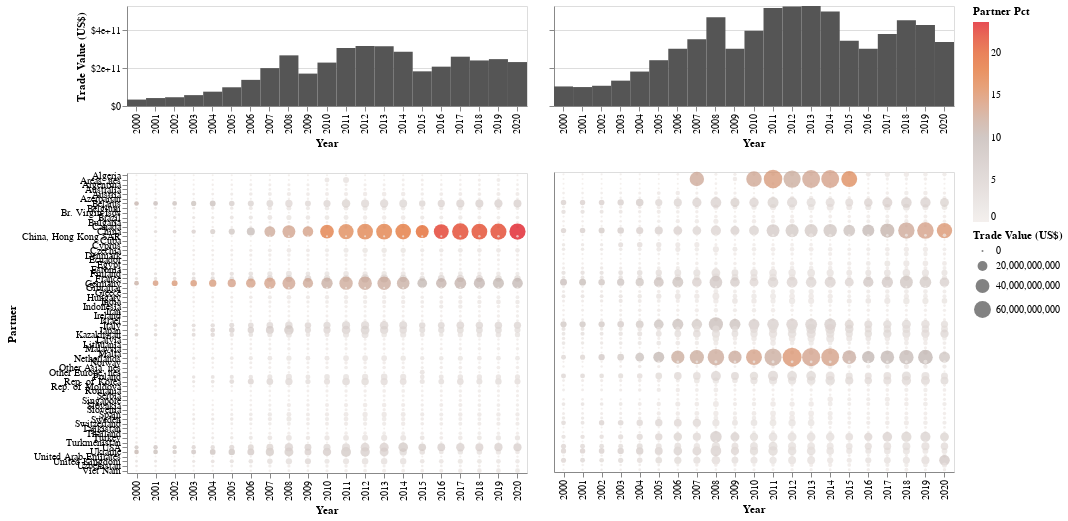

Source (notebook cell):
### Code cell
domain_world = (
    0,
    subdata.loc[
        (subdata['Trade Flow'].isin(['Import', 'Export'])) & (subdata.Partner == "World"),
        'Trade Value (US$)'
    ].max()
)

domain_partners = (
    0,
    subdata.loc[
        (subdata['Trade Flow'].isin(['Import', 'Export'])) & (subdata.Partner != "World"),
        'Trade Value (US$)'
    ].max()
)

print(domain_world)
print(domain_partners)

import_world = alt.Chart(
    subdata.loc[
        (subdata['Trade Flow'] == 'Import') & (subdata.Partner == "World")
    ]
).mark_rect(color="#555555").encode(
    alt.X('Year:O'),
    alt.Y(
        'Trade Value (US$):Q',
        scale=alt.Scale(domain=domain_world),
        axis=alt.Axis(format="$")),
    #color='Trade Value (US$)'
).properties(
    height=100
)

export_world = alt.Chart(
    subdata.loc[
        (subdata['Trade Flow'] == 'Export') & (subdata.Partner == "World")
    ]
).mark_rect(color="#555555").encode(
    alt.X('Year:O'),
    alt.Y(
        'Trade Value (US$)',
        scale=alt.Scale(domain=domain_world),
        axis=alt.Axis(labels=False, title=None)
    ),
    #color='Trade Value (US$)'
).properties(
    height=100
)

import_partners = alt.Chart(
    subdata.loc[
        (subdata['Trade Flow'] == 'Import') & (subdata.Partner != "World")
    ]
).mark_circle().encode(
    alt.X('Year:O'),
    alt.Y('Partner:O'),
    size=alt.Size('Trade Value (US$)', scale=alt.Scale(domain=domain_partners)),
    color=alt.Color('Partner Pct', scale=alt.Scale(scheme='lightgreyred')),
    tooltip=['Trade Flow', 'Year', 'Partner', 'Trade Value (US$)', 'Partner Pct']
).interactive()

export_partners = alt.Chart(
    subdata.loc[
        (subdata['Trade Flow'] == 'Export') & (subdata.Partner != "World")
    ]
).mark_circle().encode(
    alt.X('Year:O'),
    alt.Y('Partner:O', axis=alt.Axis(labels=False, ticks=False, title=None)),
    size=alt.Size('Trade Value (US$)', scale=alt.Scale(domain=domain_partners)),
    color=alt.Color('Partner Pct', scale=alt.Scale(scheme='lightgreyred')),
    tooltip=['Trade Flow', 'Year', 'Partner', 'Trade Value (US$)', 'Partner Pct']
).interactive()

alt.hconcat(
    alt.vconcat(import_world, import_partners),
    alt.vconcat(export_world, export_partners)
)

### Figure 1 — Vega-Lite specification as saved in the notebook (floating-point values rounded to 4 significant figures; data arrays with more than 128 entries replaced by an {"elided": "..."} marker saying what was removed)
{"$schema": "https://vega.github.io/schema/vega-lite/v3.2.1.json", "config": {"mark": {"tooltip": null}, "view": {"height": 300, "width": 400}}, "datasets": {"data-4c3752e205b2f4028ee00531b224eb89": [{"Commodity": "ALL COMMODITIES", "Commodity Code": "TOTAL", "Partner": "World", "Partner Code": 0, "Partner ISO": "WLD", "Partner Pct": 100, "Reporter": "Russian Federation", "Reporter Code": 643, "Reporter ISO": "RUS", "Trade Flow": "Import", "Trade Value (US$)": 33880091843, "Year": 2000}, {"Commodity": "ALL COMMODITIES", "Commodity Code": "TOTAL", "Partner": "World", "Partner Code": 0, "Partner ISO": "WLD", "Partner Pct": 100, "Reporter": "Russian Federation", "Reporter Code": 643, "Reporter ISO": "RUS", "Trade Flow": "Import", "Trade Value (US$)": 41865361958, "Year": 2001}, {"Commodity": "ALL COMMODITIES", "Commodity Code": "TOTAL", "Partner": "World", "Partner Code": 0, "Partner ISO": "WLD", "Partner Pct": 100, "Reporter": "Russian Federation", "Reporter Code": 643, "Reporter ISO": "RUS", "Trade Flow": "Import", "Trade Value (US$)": 46176985039, "Year": 2002}, {"Commodity": "ALL COMMODITIES", "Commodity Code": "TOTAL", "Partner": "World", "Partner Code": 0, "Partner ISO": "WLD", "Partner Pct": 100, "Reporter": "Russian Federation", "Reporter Code": 643, "Reporter ISO": "RUS", "Trade Flow": "Import", "Trade Value (US$)": 57345988014, "Year": 2003}, {"Commodity": "ALL COMMODITIES", "Commodity Code": "TOTAL", "Partner": "World", "Partner Code": 0, "Partner ISO": "WLD", "Partner Pct": 100, "Reporter": "Russian Federation", "Reporter Code": 643, "Reporter ISO": "RUS", "Trade Flow": "Import", "Trade Value (US$)": 75569014526, "Year": 2004}, {"Commodity": "ALL COMMODITIES", "Commodity Code": "TOTAL", "Partner": "World", "Partner Code": 0, "Partner ISO": "WLD", "Partner Pct": 100, "Reporter": "Russian Federation", "Reporter Code": 643, "Reporter ISO": "RUS", "Trade Flow": "Import", "Trade Value (US$)": 98707255772, "Year": 2005}, {"Commodity": "ALL COMMODITIES", "Commodity Code": "TOTAL", "Partner": "World", "Partner Code": 0, "Partner ISO": "WLD", "Partner Pct": 100, "Reporter": "Russian Federation", "Reporter Code": 643, "Reporter ISO": "RUS", "Trade Flow": "Import", "Trade Value (US$)": 137811059897, "Year": 2006}, {"Commodity": "All Commodities", "Commodity Code": "TOTAL", "Partner": "World", "Partner Code": 0, "Partner ISO": "WLD", "Partner Pct": 100, "Reporter": "Russian Federation", "Reporter Code": 643, "Reporter ISO": "RUS", "Trade Flow": "Import", "Trade Value (US$)": 199725954506, "Year": 2007}, {"Commodity": "All Commodities", "Commodity Code": "TOTAL", "Partner": "World", "Partner Code": 0, "Partner ISO": "WLD", "Partner Pct": 100, "Reporter": "Russian Federation", "Reporter Code": 643, "Reporter ISO": "RUS", "Trade Flow": "Import", "Trade Value (US$)": 267051243546, "Year": 2008}, {"Commodity": "All Commodities", "Commodity Code": "TOTAL", "Partner": "World", "Partner Code": 0, "Partner ISO": "WLD", "Partner Pct": 100, "Reporter": "Russian Federation", "Reporter Code": 643, "Reporter ISO": "RUS", "Trade Flow": "Import", "Trade Value (US$)": 170826590309, "Year": 2009}, {"Commodity": "All Commodities", "Commodity Code": "TOTAL", "Partner": "World", "Partner Code": 0, "Partner ISO": "WLD", "Partner Pct": 100, "Reporter": "Russian Federation", "Reporter Code": 643, "Reporter ISO": "RUS", "Trade Flow": "Import", "Trade Value (US$)": 228911658149, "Year": 2010}, {"Commodity": "All Commodities", "Commodity Code": "TOTAL", "Partner": "World", "Partner Code": 0, "Partner ISO": "WLD", "Partner Pct": 100, "Reporter": "Russian Federation", "Reporter Code": 643, "Reporter ISO": "RUS", "Trade Flow": "Import", "Trade Value (US$)": 306091490306, "Year": 2011}, {"Commodity": "All Commodities", "Commodity Code": "TOTAL", "Partner": "World", "Partner Code": 0, "Partner ISO": "WLD", "Partner Pct": 100, "Reporter": "Russian Federation", "Reporter Code": 643, "Reporter ISO": "RUS", "Trade Flow": "Import", "Trade Value (US$)": 316192918041, "Year": 2012}, {"Commodity": "All Commodities", "Commodity Code": "TOTAL", "Partner": "World", "Partner Code": 0, "Partner ISO": "WLD", "Partner Pct": 100, "Reporter": "Russian Federation", "Reporter Code": 643, "Reporter ISO": "RUS", "Trade Flow": "Import", "Trade Value (US$)": 314945094987, "Year": 2013}, {"Commodity": "All Commodities", "Commodity Code": "TOTAL", "Partner": "World", "Partner Code": 0, "Partner ISO": "WLD", "Partner Pct": 100, "Reporter": "Russian Federation", "Reporter Code": 643, "Reporter ISO": "RUS", "Trade Flow": "Import", "Trade Value (US$)": 286648776878, "Year": 2014}, {"Commodity": "All Commodities", "Commodity Code": "TOTAL", "Partner": "World", "Partner Code": 0, "Partner ISO": "WLD", "Partner Pct": 100, "Reporter": "Russian Federation", "Reporter Code": 643, "Reporter ISO": "RUS", "Trade Flow": "Import", "Trade Value (US$)": 182781964814, "Year": 2015}, {"Commodity": "All Commodities", "Commodity Code": "TOTAL", "Partner": "World", "Partner Code": 0, "Partner ISO": "WLD", "Partner Pct": 100, "Reporter": "Russian Federation", "Reporter Code": 643, "Reporter ISO": "RUS", "Trade Flow": "Import", "Trade Value (US$)": 207440504392, "Year": 2016}, {"Commodity": "All Commodities", "Commodity Code": "TOTAL", "Partner": "World", "Partner Code": 0, "Partner ISO": "WLD", "Partner Pct": 100, "Reporter": "Russian Federation", "Reporter Code": 643, "Reporter ISO": "RUS", "Trade Flow": "Import", "Trade Value (US$)": 259966680280, "Year": 2017}, {"Commodity": "All Commodities", "Commodity Code": "TOTAL", "Partner": "World", "Partner Code": 0, "Partner ISO": "WLD", "Partner Pct": 100, "Reporter": "Russian Federation", "Reporter Code": 643, "Reporter ISO": "RUS", "Trade Flow": "Import", "Trade Value (US$)": 240225755863, "Year": 2018}, {"Commodity": "All Commodities", "Commodity Code": "TOTAL", "Partner": "World", "Partner Code": 0, "Partner ISO": "WLD", "Partner Pct": 100, "Reporter": "Russian Federation", "Reporter Code": 643, "Reporter ISO": "RUS", "Trade Flow": "Import", "Trade Value (US$)": 247161342900, "Year": 2019}, {"Commodity": "All Commodities", "Commodity Code": "TOTAL", "Partner": "World", "Partner Code": 0, "Partner ISO": "WLD", "Partner Pct": 100, "Reporter": "Russian Federation", "Reporter Code": 643, "Reporter ISO": "RUS", "Trade Flow": "Import", "Trade Value (US$)": 231664185408, "Year": 2020}], "data-6659565c2152c0debd013bab0a5fd9af": [{"Commodity": "ALL COMMODITIES", "Commodity Code": "TOTAL", "Partner": "World", "Partner Code": 0, "Partner ISO": "WLD", "Partner Pct": 100, "Reporter": "Russian Federation", "Reporter Code": 643, "Reporter ISO": "RUS", "Trade Flow": "Export", "Trade Value (US$)": 103092748421, "Year": 2000}, {"Commodity": "ALL COMMODITIES", "Commodity Code": "TOTAL", "Partner": "World", "Partner Code": 0, "Partner ISO": "WLD", "Partner Pct": 100, "Reporter": "Russian Federation", "Reporter Code": 643, "Reporter ISO": "RUS", "Trade Flow": "Export", "Trade Value (US$)": 99868397027, "Year": 2001}, {"Commodity": "ALL COMMODITIES", "Commodity Code": "TOTAL", "Partner": "World", "Partner Code": 0, "Partner ISO": "WLD", "Partner Pct": 100, "Reporter": "Russian Federation", "Reporter Code": 643, "Reporter ISO": "RUS", "Trade Flow": "Export", "Trade Value (US$)": 106691997872, "Year": 2002}, {"Commodity": "ALL COMMODITIES", "Commodity Code": "TOTAL", "Partner": "World", "Partner Code": 0, "Partner ISO": "WLD", "Partner Pct": 100, "Reporter": "Russian Federation", "Reporter Code": 643, "Reporter ISO": "RUS", "Trade Flow": "Export", "Trade Value (US$)": 133655685163, "Year": 2003}, {"Commodity": "ALL COMMODITIES", "Commodity Code": "TOTAL", "Partner": "World", "Partner Code": 0, "Partner ISO": "WLD", "Partner Pct": 100, "Reporter": "Russian Federation", "Reporter Code": 643, "Reporter ISO": "RUS", "Trade Flow": "Export", "Trade Value (US$)": 181600379150, "Year": 2004}, {"Commodity": "ALL COMMODITIES", "Commodity Code": "TOTAL", "Partner": "World", "Partner Code": 0, "Partner ISO": "WLD", "Partner Pct": 100, "Reporter": "Russian Federation", "Reporter Code": 643, "Reporter ISO": "RUS", "Trade Flow": "Export", "Trade Value (US$)": 241451656882, "Year": 2005}, {"Commodity": "ALL COMMODITIES", "Commodity Code": "TOTAL", "Partner": "World", "Partner Code": 0, "Partner ISO": "WLD", "Partner Pct": 100, "Reporter": "Russian Federation", "Reporter Code": 643, "Reporter ISO": "RUS", "Trade Flow": "Export", "Trade Value (US$)": 301550665536, "Year": 2006}, {"Commodity": "All Commodities", "Commodity Code": "TOTAL", "Partner": "World", "Partner Code": 0, "Partner ISO": "WLD", "Partner Pct": 100, "Reporter": "Russian Federation", "Reporter Code": 643, "Reporter ISO": "RUS", "Trade Flow": "Export", "Trade Value (US$)": 352266398771, "Year": 2007}, {"Commodity": "All Commodities", "Commodity Code": "TOTAL", "Partner": "World", "Partner Code": 0, "Partner ISO": "WLD", "Partner Pct": 100, "Reporter": "Russian Federation", "Reporter Code": 643, "Reporter ISO": "RUS", "Trade Flow": "Export", "Trade Value (US$)": 467993954576, "Year": 2008}, {"Commodity": "All Commodities", "Commodity Code": "TOTAL", "Partner": "World", "Partner Code": 0, "Partner ISO": "WLD", "Partner Pct": 100, "Reporter": "Russian Federation", "Reporter Code": 643, "Reporter ISO": "RUS", "Trade Flow": "Export", "Trade Value (US$)": 301796058824, "Year": 2009}, {"Commodity": "All Commodities", "Commodity Code": "TOTAL", "Partner": "World", "Partner Code": 0, "Partner ISO": "WLD", "Partner Pct": 100, "Reporter": "Russian Federation", "Reporter Code": 643, "Reporter ISO": "RUS", "Trade Flow": "Export", "Trade Value (US$)": 397067520996, "Year": 2010}, {"Commodity": "All Commodities", "Commodity Code": "TOTAL", "Partner": "World", "Partner Code": 0, "Partner ISO": "WLD", "Partner Pct": 100, "Reporter": "Russian Federation", "Reporter Code": 643, "Reporter ISO": "RUS", "Trade Flow": "Export", "Trade Value (US$)": 516992618221, "Year": 2011}, {"Commodity": "All Commodities", "Commodity Code": "TOTAL", "Partner": "World", "Partner Code": 0, "Partner ISO": "WLD", "Partner Pct": 100, "Reporter": "Russian Federation", "Reporter Code": 643, "Reporter ISO": "RUS", "Trade Flow": "Export", "Trade Value (US$)": 524766420613, "Year": 2012}, {"Commodity": "All Commodities", "Commodity Code": "TOTAL", "Partner": "World", "Partner Code": 0, "Partner ISO": "WLD", "Partner Pct": 100, "Reporter": "Russian Federation", "Reporter Code": 643, "Reporter ISO": "RUS", "Trade Flow": "Export", "Trade Value (US$)": 527265918851, "Year": 2013}, {"Commodity": "All Commodities", "Commodity Code": "TOTAL", "Partner": "World", "Partner Code": 0, "Partner ISO": "WLD", "Partner Pct": 100, "Reporter": "Russian Federation", "Reporter Code": 643, "Reporter ISO": "RUS", "Trade Flow": "Export", "Trade Value (US$)": 497833528848, "Year": 2014}, {"Commodity": "All Commodities", "Commodity Code": "TOTAL", "Partner": "World", "Partner Code": 0, "Partner ISO": "WLD", "Partner Pct": 100, "Reporter": "Russian Federation", "Reporter Code": 643, "Reporter ISO": "RUS", "Trade Flow": "Export", "Trade Value (US$)": 343907651828, "Year": 2015}, {"Commodity": "All Commodities", "Commodity Code": "TOTAL", "Partner": "World", "Partner Code": 0, "Partner ISO": "WLD", "Partner Pct": 100, "Reporter": "Russian Federation", "Reporter Code": 643, "Reporter ISO": "RUS", "Trade Flow": "Export", "Trade Value (US$)": 301780443386, "Year": 2016}, {"Commodity": "All Commodities", "Commodity Code": "TOTAL", "Partner": "World", "Partner Code": 0, "Partner ISO": "WLD", "Partner Pct": 100, "Reporter": "Russian Federation", "Reporter Code": 643, "Reporter ISO": "RUS", "Trade Flow": "Export", "Trade Value (US$)": 379206606018, "Year": 2017}, {"Commodity": "All Commodities", "Commodity Code": "TOTAL", "Partner": "World", "Partner Code": 0, "Partner ISO": "WLD", "Partner Pct": 100, "Reporter": "Russian Federation", "Reporter Code": 643, "Reporter ISO": "RUS", "Trade Flow": "Export", "Trade Value (US$)": 451494828173, "Year": 2018}, {"Commodity": "All Commodities", "Commodity Code": "TOTAL", "Partner": "World", "Partner Code": 0, "Partner ISO": "WLD", "Partner Pct": 100, "Reporter": "Russian Federation", "Reporter Code": 643, "Reporter ISO": "RUS", "Trade Flow": "Export", "Trade Value (US$)": 426720332660, "Year": 2019}, {"Commodity": "All Commodities", "Commodity Code": "TOTAL", "Partner": "World", "Partner Code": 0, "Partner ISO": "WLD", "Partner Pct": 100, "Reporter": "Russian Federation", "Reporter Code": 643, "Reporter ISO": "RUS", "Trade Flow": "Export", "Trade Value (US$)": 337103969588, "Year": 2020}], "data-b7f37d36d0833b712741aeb81a31a31d": {"elided": "1327 records"}, "data-c22df984ddcd691cf269f31875a94ace": {"elided": "1323 records"}}, "hconcat": [{"vconcat": [{"data": {"name": "data-4c3752e205b2f4028ee00531b224eb89"}, "encoding": {"x": {"field": "Year", "type": "ordinal"}, "y": {"axis": {"format": "$"}, "field": "Trade Value (US$)", "scale": {"domain": [0, 527265918851]}, "type": "quantitative"}}, "height": 100, "mark": {"color": "#555555", "type": "rect"}}, {"data": {"name": "data-b7f37d36d0833b712741aeb81a31a31d"}, "encoding": {"color": {"field": "Partner Pct", "scale": {"scheme": "lightgreyred"}, "type": "quantitative"}, "size": {"field": "Trade Value (US$)", "scale": {"domain": [0, 76036013738]}, "type": "quantitative"}, "tooltip": [{"field": "Trade Flow", "type": "nominal"}, {"field": "Year", "type": "quantitative"}, {"field": "Partner", "type": "nominal"}, {"field": "Trade Value (US$)", "type": "quantitative"}, {"field": "Partner Pct", "type": "quantitative"}], "x": {"field": "Year", "type": "ordinal"}, "y": {"field": "Partner", "type": "ordinal"}}, "mark": "circle", "selection": {"selector003": {"bind": "scales", "encodings": ["x", "y"], "type": "interval"}}}]}, {"vconcat": [{"data": {"name": "data-6659565c2152c0debd013bab0a5fd9af"}, "encoding": {"x": {"field": "Year", "type": "ordinal"}, "y": {"axis": {"labels": false, "title": null}, "field": "Trade Value (US$)", "scale": {"domain": [0, 527265918851]}, "type": "quantitative"}}, "height": 100, "mark": {"color": "#555555", "type": "rect"}}, {"data": {"name": "data-c22df984ddcd691cf269f31875a94ace"}, "encoding": {"color": {"field": "Partner Pct", "scale": {"scheme": "lightgreyred"}, "type": "quantitative"}, "size": {"field": "Trade Value (US$)", "scale": {"domain": [0, 76036013738]}, "type": "quantitative"}, "tooltip": [{"field": "Trade Flow", "type": "nominal"}, {"field": "Year", "type": "quantitative"}, {"field": "Partner", "type": "nominal"}, {"field": "Trade Value (US$)", "type": "quantitative"}, {"field": "Partner Pct", "type": "quantitative"}], "x": {"field": "Year", "type": "ordinal"}, "y": {"axis": {"labels": false, "ticks": false, "title": null}, "field": "Partner", "type": "ordinal"}}, "mark": "circle", "selection": {"selector004": {"bind": "scales", "encodings": ["x", "y"], "type": "interval"}}}]}]}
